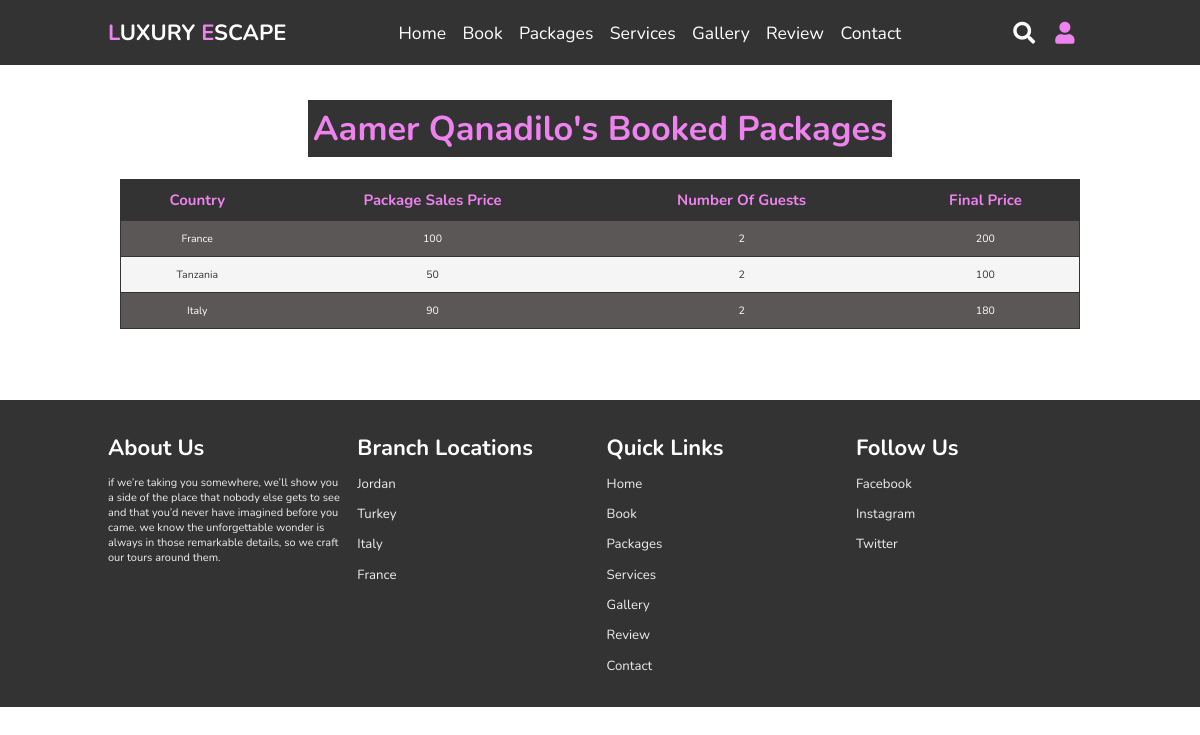
Screenshot of /php/packages.php (signed in) with the database file from the repository.
### tables this page shows
CREATE TABLE `bookpackages` (
  `idUser` int(11) NOT NULL,
  `idPackage` int(11) NOT NULL,
  `numberOfGuests` int(11) NOT NULL,
  `BookingPrice` int(11) NOT NULL,
  `idBookPackage` int(11) NOT NULL
);

CREATE TABLE `packages` (
  `Country` varchar(255) NOT NULL,
  `NaturalPrice` int(11) NOT NULL,
  `FinalPrice` int(11) NOT NULL,
  `idPackage` int(11) NOT NULL
);

### php/packages.php (the view, shortened to what this page needs)
<?php
    if($_SESSION['email']){
        $fname=$_SESSION['firstname'];
    }
    else
        header("Location:index.php");
?>
<!DOCTYPE html>
<html lang="en">
<head>
    <link rel="stylesheet" href="https://unpkg.com/swiper@7/swiper-bundle.min.css"/>
    <link rel ="stylesheet" href="https://cdnjs.cloudflare.com/ajax/libs/font-awesome/5.15.4/css/all.min.css"
    >
    <link rel ="stylesheet" href ="../css/style.css" >
    <link rel="stylesheet" href="../css/logged.css">
    <link rel="stylesheet" href="../css/tables.css">
</head>
<body>
 <header>
    <a href="../index.php" class= "logo"> <span>L</span>uxury <span>E</span>scape</a>
        <nav class="navbar">
            <a href ="../index.php#home"> home</a>
            <a href ="../index.php#book"> book</a>
            <a href ="../index.php#packages"> packages</a>
            <a href ="../index.php#services"> services</a>
            <a href ="../index.php#gallery"> gallery</a>
            <a href ="../index.php#review"> review</a>
            <a href ="../index.php#contact"> contact</a>
    </nav>
    <div class ="icons">
        <i class ="fas fa-search" id ="search-btn"></i>
        <i class ="fas fa-user" id ="user-btn"></i>
    </div>
    <form action ="" class= "search-bar-container">
        <input type ="search" id ="search-bar" placeholder="search here ..">
        <label for ="search-bar" class ="fas fa-search"></label>
    </form>
 </header>
    <div class="booked-container">
        <div class="booked-container-title">
            <h2>
            <?php echo $fname."'s " ?>Booked Packages
            </h2>
        </div>
        <?php
        $UserIDHolder = $_SESSION['userID'];
        $connect = new mysqli('localhost','root','','LuxuryEscape') or die("couldn't connect");
        $sqlSearch =  mysqli_query($connect,"select * FROM bookpackages,packages
         WHERE idUser='$UserIDHolder' and bookpackages.idPackage=packages.idPackage");
          if(mysqli_num_rows($sqlSearch) > 0){
              echo "<table>
              <thead>
                <tr>
                  <th>Country</th>
                  <th>Package Sales Price</th>
                  <th>Number Of Guests</th>
                  <th>Final Price</th>
                </tr>
              </thead>
              <tbody>";
                while($row = $sqlSearch->fetch_assoc()){
                    echo "<tr>
                        <td>".$row['Country']."</td>
                        <td>".$row['FinalPrice']."</td>
                        <td>".$row['numberOfGuests']."</td>
                        <td>".$row['BookingPrice']."</td>
                    </tr>";
                }
              echo "</tbody>
              </table>";
          } else {
                echo "
                <p>No Booked Packages to show, book one? <a href ='../index2.php#packages'>booknow </a></p>";
          }
        ?>
    </div>
<section class="footer">
    <div class="box-container">
        <div class="box">
            <h3> About us</h3>
            <p>If we’re taking you somewhere,
                 we’ll show you a side of the place that nobody else gets to see
                 and that you’d never have imagined before you came.
                 We know the unforgettable wonder is always in those remarkable details,
                  so we craft our tours around them.</p>
        </div>
        <div class="box">
            <h3> Branch Locations</h3>
            <a href="#"> Jordan</a>
            <a href="#"> Turkey</a>
            <a href="#"> Italy</a>
            <a href="#"> France</a>
        </div>
        <div class="box">
            <h3> Quick Links</h3>
            <a href="#">home</a>
            <a href="#book">book</a>
            <a href="#packages">packages</a>
            <a href="#services">services</a>
            <a href="#gallery">gallery</a>
            <a href="#review">review</a>
            <a href="#contact">contact</a>
        </div>
        <div class="box">
            <h3> Follow us</h3>
            <a href="#">Facebook</a>
            <a href="#">Instagram</a>
            <a href="#">Twitter</a>
        </div>
    </div>
</section>
</body>
</html>

### css/style.css (style rules this page uses)
:root { --violet :violet; }
* { font-family: 'Nunito', sans-serif; margin :0; padding:0; box-sizing:border-box; text-transform: capitalize; outline: none; border:none; text-decoration: none; transition: all .2s linear; }
html { font-size: 62.5%; overflow-x:hidden; scroll-padding-top: 6rem; scroll-behavior: smooth; }
section { padding: 2rem 9%; }
header { position: fixed; top:0; left:0; right:0; background:#333; z-index: 1000; display:flex; align-items: center; justify-content: space-between; padding:2rem 9%; }
header .logo { font-size: 2.5rem; font-weight: bolder; color:#fff; text-transform: uppercase; }
header .logo span { color:var(--violet); }
header .navbar a { color:#fff; font-size: 2rem; margin:0 .8rem; }
header .icons i { font-size: 2.5rem; color:#fff; cursor:pointer; margin-right: 2rem; }
header .search-bar-container { position: absolute; top:100%; left:0; right:0; padding:1.5rem 2rem; background: #333; border-top: .1rem solid rgba(255,255,255,.2); display: flex; align-items: center; z-index: 1001; clip-path: polygon(0 0,100% 0,100% 0,0 0); }
header .search-bar-container #search-bar { width:100%; padding:1rem; text-transform: none; color: #333; font-size :1.7rem; border-radius: .5rem; }
header .search-bar-container label { color:white; cursor: pointer; font-size: 3rem; margin-left: 1.5rem; }
.footer { background: #333; }
.footer .box-container { display: flex; flex-wrap: wrap; gap: 1.5rem; }
.footer .box-container .box { padding: 1rem 0; flex: 1 1 25rem; }
.footer .box-container .box h3 { font-size: 2.5rem; padding:.7rem 0; color:#fff; }
.footer .box-container .box p { font-size: 1.25rem; padding:.7rem 0; color:#eee; text-transform: lowercase; }
.footer .box-container .box a { display: block; font-size: 1.5rem; padding:.7rem 0; color:#eee; }
@media (max-width:1200px) { html { font-size: 55%; } }

### css/logged.css (style rules this page uses)
#user-btn { color: var(--violet); }

### css/tables.css (style rules this page uses)
.booked-container { min-height: 50vh; display: flex; align-items: center; justify-content: center; flex-flow: column; position: relative; z-index: 0; margin: 0px auto; padding-bottom: 50px; width: 100%; }
.booked-container .booked-container-title { padding-top: 100px; margin: 0px auto; color:var(--violet); font-size: 2.6rem; }
.booked-container .booked-container-title h2 { background-color: #333; padding: 5px; }
table, td, th { border: 1px solid #333; border-left: 0; border-right: 0; border-collapse: collapse; }
table { margin: auto; width: 80%; text-align: center; font-size: 1.2rem; border-right: 1px solid #333; border-left: 1px solid #333; }
td, th { padding: 10px; }
th { background-color: #333; color: var(--violet); font-size: 1.7rem; }
tr:nth-child(odd) { background-color: #5c5757; color: white; }
tr:nth-child(even) { background-color: whitesmoke; color: #333; }

### rows the page displays
bookpackages: idPackage.Country "France", idPackage.FinalPrice "100", numberOfGuests "2", BookingPrice "200"
bookpackages: idPackage.Country "Tanzania", idPackage.FinalPrice "50", numberOfGuests "2", BookingPrice "100"
bookpackages: idPackage.Country "Italy", idPackage.FinalPrice "90", numberOfGuests "2", BookingPrice "180"

### other values shown
$fname "Aamer Qanadilo"
